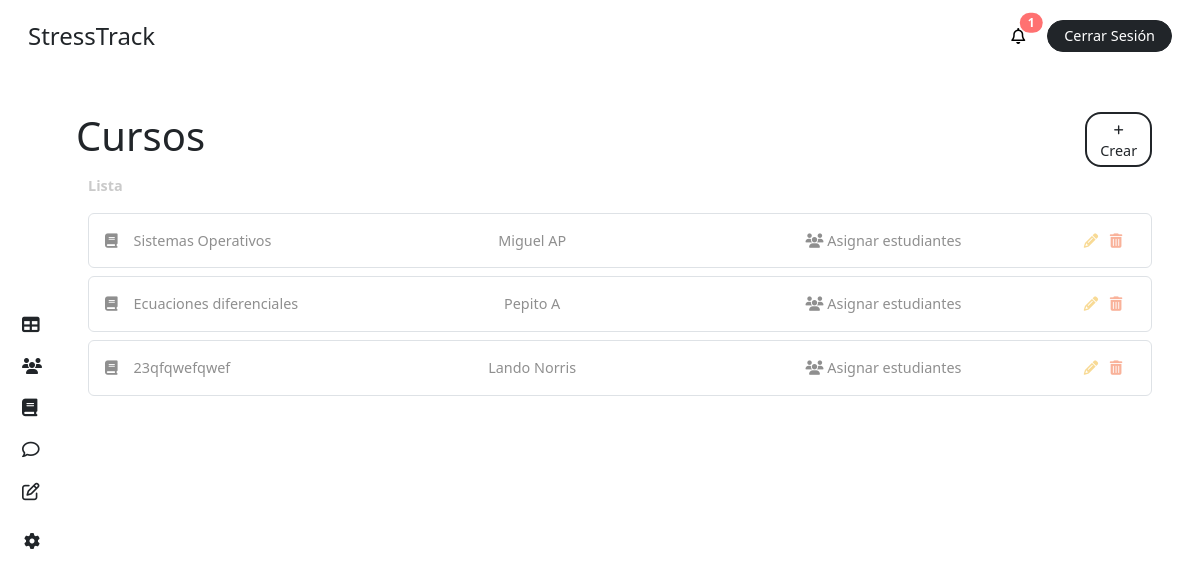
The page /courses/ (signed in) on the database as committed earlier.
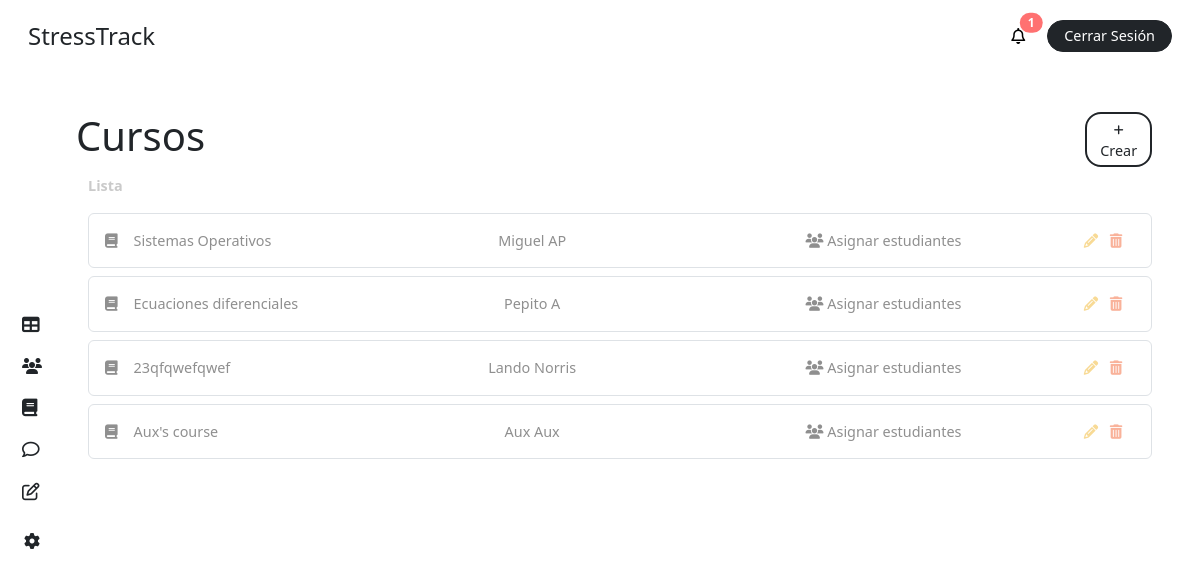
The same page on the database as committed later.
### stress/models.py (models this page shows, shortened)
class Course(models.Model):
    name = models.CharField(max_length=100)
    teacher = models.ForeignKey('CustomUser', on_delete=models.CASCADE, related_name='teaching_courses', limit_choices_to={'role': 'teacher'})

class CustomUser(AbstractBaseUser, PermissionsMixin):
    ROLE_CHOICES = [
        ('student', 'Alumno'),
        ('teacher', 'Profesor'),
        ('superuser', 'Administrador'),
    ]
    first_name = models.CharField(max_length=50, blank=True)
    last_name = models.CharField(max_length=50, blank=True)
    dni = models.CharField(max_length=10, unique=True, blank=True, null=True)
    email = models.EmailField(unique=True)
    role = models.CharField(max_length=20, choices=ROLE_CHOICES, default='student')
    is_active = models.BooleanField(default=True)
    is_staff = models.BooleanField(default=False)
    stress = models.IntegerField(default=0)
    share_stress_level = models.BooleanField(default=False)
    recommendation = models.ForeignKey(Recommendation, on_delete=models.SET_NULL, null=True, blank=True, related_name='users')
    course = models.ForeignKey(Course, on_delete=models.CASCADE, related_name='students', null=True, blank=True)
    group = models.ForeignKey(Team, on_delete=models.CASCADE, related_name='members', null=True, blank=True)
    tests = models.ManyToManyField(Test, related_name='users', blank=True)
    objects = CustomUserManager()
    USERNAME_FIELD = 'email'
    REQUIRED_FIELDS = []
    def __str__(self):
        return f"{self.first_name} {self.last_name}"

### stress/views.py (the view, shortened to what this page needs)
# urls.py: path('courses/', views.course_admin, name='courses'),
@login_required
def course_admin(request):
    form = CreateCourseForm()
    user = request.user
    courses = Course.objects.all()
    teachers = CustomUser.objects.filter(role='teacher')
    students = CustomUser.objects.filter(role='student')
    print(students)
    context = {
        'role': user.role,
        'courses': courses,
        'form': form,
        'teachers': teachers,
        'students': students,
        'notifications': user.notifications.all(),
        'unread_notifications': user.notifications.filter(is_read=False).count(),
    }
    return render(request, 'dashboard/course-admin.html', context)

### stress/templates/dashboard/course-admin.html (shortened to what this page needs)
{% extends "base/dashboard_base.html" %}
{% block content %}
{% include "elements/dashboard_sidebar.html" with role=role %}
<main class="main p-4 pt-3 pe-5">
  <div class="my-4">
        <div class="row">
            <div class="col-11 p-0">
                <h1 class="m-0">Cursos</h1>
            </div>
            <div class="col-1 d-flex flex-column justify-content-center">
                <button
                    class="fs-7 text-center rounded-4 bg-white border border-dark border-2 text-dark text-decoration-none py-1 px-2"
                    data-bs-toggle="modal"
                    data-bs-target="#addCourseModal"
                >
                    <i class="fa-solid fa-plus fs-8"></i> Crear
                </button>
            </div>
        </div>
        <label class="text-grisillo fw-bold my-2">
            Lista
        </label>
        {% if courses %}
            {% for course in courses %}
                <div class="p-3 rounded-2 text-gris border border-1 my-2">
                    <div class="row">
                        <div class="col-3">
                            <i class="fa-solid fa-book me-3"></i>{{ course.name }}
                        </div>
                        <div class="col-4 text-center">
                            {{ course.teacher.first_name }} {{ course.teacher.last_name }}
                        </div>
                        <div class="col-4 text-center">
                            <a href="#"
                                class="mx-1 text-decoration-none text-gris assign-students-link"
                                data-id="{{ course.id }}"
                                title="Asignar Estudiantes"
                            >
                                    <i class="fa-solid fa-users"></i> Asignar estudiantes
                            </a>
                        </div>
                        <div class="col-1 text-center">
                            <a href="#"
                                class="mx-1 text-decoration-none text-not-bad edit-course-link"
                                title="Editar"
                                data-id="{{ course.id }}"
                                data-name="{{ course.name }}"
                                data-teacher="{{ course.teacher.id }}"
                            >
                                <i class="fa-solid fa-pencil"></i>
                            </a>
                            <a  href="{% url 'delte-course' course.id %}"
                                class="mx-1 text-decoration-none text-dying"
                                title="Eliminar"
                                id="delete-course-{{ course.id }}"
                            >
                                <i class="fa-solid fa-trash-can"></i>
                            </a>
                        </div>
                    </div>
                </div>
            {% endfor %}
        {% else %}
            <div class="bg-inf p-3 rounded-2 text-gris">
                <i class="fas fa-info-circle me-2"></i> No existen cursos por el momento.
            </div>
        {% endif %}
    </div>
</main>
{% endblock %}

Rows that differ between the two databases and show on the page:
added Course: name "Aux's course", teacher.first_name "Aux", teacher.last_name "Aux"
